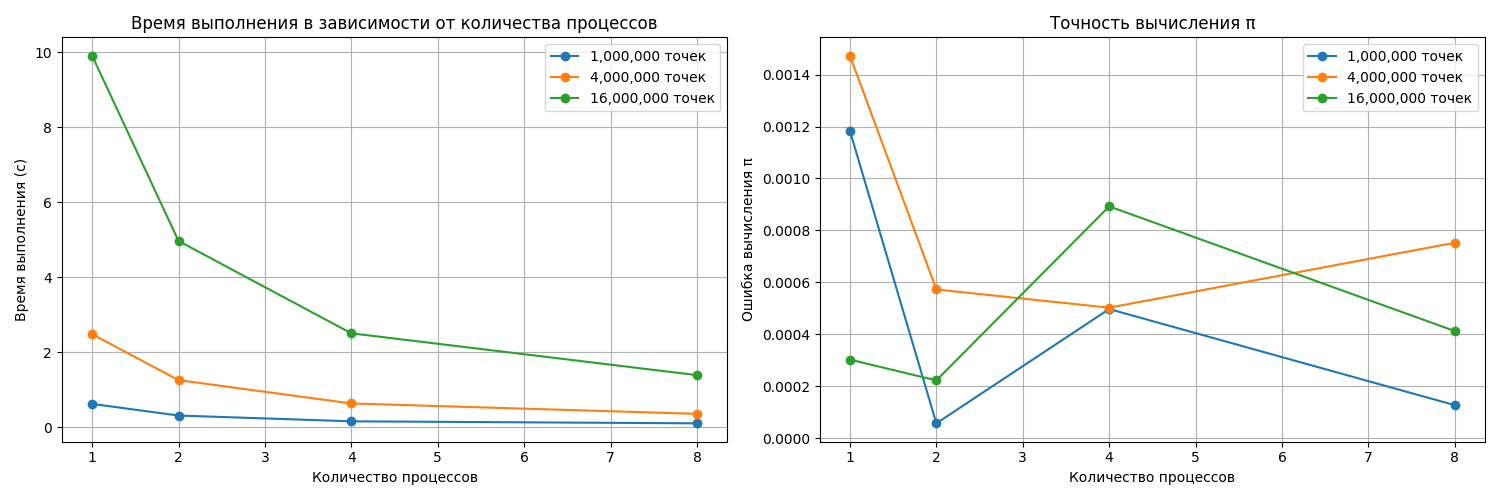

This chart was generated by the following Python code:
# lab1_1.py
import os
import subprocess
import pandas as pd
import matplotlib.pyplot as plt
import numpy as np
import re

def run_pi_test():
    # Пути
    base_dir = os.path.dirname(os.path.dirname(os.path.abspath(__file__)))
    build_dir = os.path.join(base_dir, "build")
    results_file = os.path.join(os.path.dirname(os.path.abspath(__file__)), "lab1_1.csv")

    # Сборка проекта
    if not os.path.exists(build_dir):
        os.makedirs(build_dir)
    
    # Переходим в директорию сборки
    os.chdir(build_dir)
    
    # Собираем проект
    subprocess.run(["cmake", ".."], check=True)
    subprocess.run(["cmake", "--build", ".", "--config", "Release"], check=True)

    # Параметры тестирования
    num_processes = [1, 2, 4, 8]
    num_points = [1000000, 4000000, 16000000]
    
    results = []
    
    for points in num_points:
        for procs in num_processes:
            print(f"\nЗапуск: {procs} процессов, {points} точек")
            
            # Запускаем программу
            result = subprocess.run(["mpiexec", "-n", str(procs), "./task1_1.exe", str(points)],
                                  capture_output=True, text=True, encoding='utf-8', check=True)
            
            # Читаем результат из файла
            res_df = pd.read_csv("pi_result.csv")
            pi_value = float(res_df["π"].iloc[0])
            time_value = float(res_df["Время(с)"].iloc[0])
            
            results.append({
                'Процессы': procs,
                'Точки': points,
                'π': pi_value,
                'Время (с)': time_value
            })
            
            print(f"π = {pi_value}")
            print(f"Время = {time_value} с")

    # Сохранение результатов
    df = pd.DataFrame(results)
    df.to_csv(results_file, index=False)
    print(f"\nРезультаты сохранены в {results_file}")

    # Отображение таблицы результатов
    print("\nТаблица результатов:")
    pd.set_option('display.float_format', lambda x: '%.5f' % x)  # Форматирование чисел
    pd.set_option('display.max_rows', None)  # Показывать все строки
    pd.set_option('display.max_columns', None)  # Показывать все колонки
    pd.set_option('display.width', None)  # Автоматическая ширина
    print(df.to_string(index=False))

    # Визуализация
    plt.figure(figsize=(15, 5))

    # График времени выполнения
    plt.subplot(1, 2, 1)
    for points in num_points:
        data = df[df['Точки'] == points]
        plt.plot(data['Процессы'], data['Время (с)'], 
                marker='o', label=f'{points:,} точек')
    
    plt.xlabel('Количество процессов')
    plt.ylabel('Время выполнения (с)')
    plt.title('Время выполнения в зависимости от количества процессов')
    plt.grid(True)
    plt.legend()

    # График точности вычисления π
    plt.subplot(1, 2, 2)
    for points in num_points:
        data = df[df['Точки'] == points]
        error = abs(data['π'] - np.pi)
        plt.plot(data['Процессы'], error, 
                marker='o', label=f'{points:,} точек')
    
    plt.xlabel('Количество процессов')
    plt.ylabel('Ошибка вычисления π')
    plt.title('Точность вычисления π')
    plt.grid(True)
    plt.legend()

    plt.tight_layout()
    plt.savefig(os.path.join(os.path.dirname(os.path.abspath(__file__)), 'lab1_1.png'))
    print("\nГрафики сохранены в lab1_1.png")

if __name__ == "__main__":
    run_pi_test()